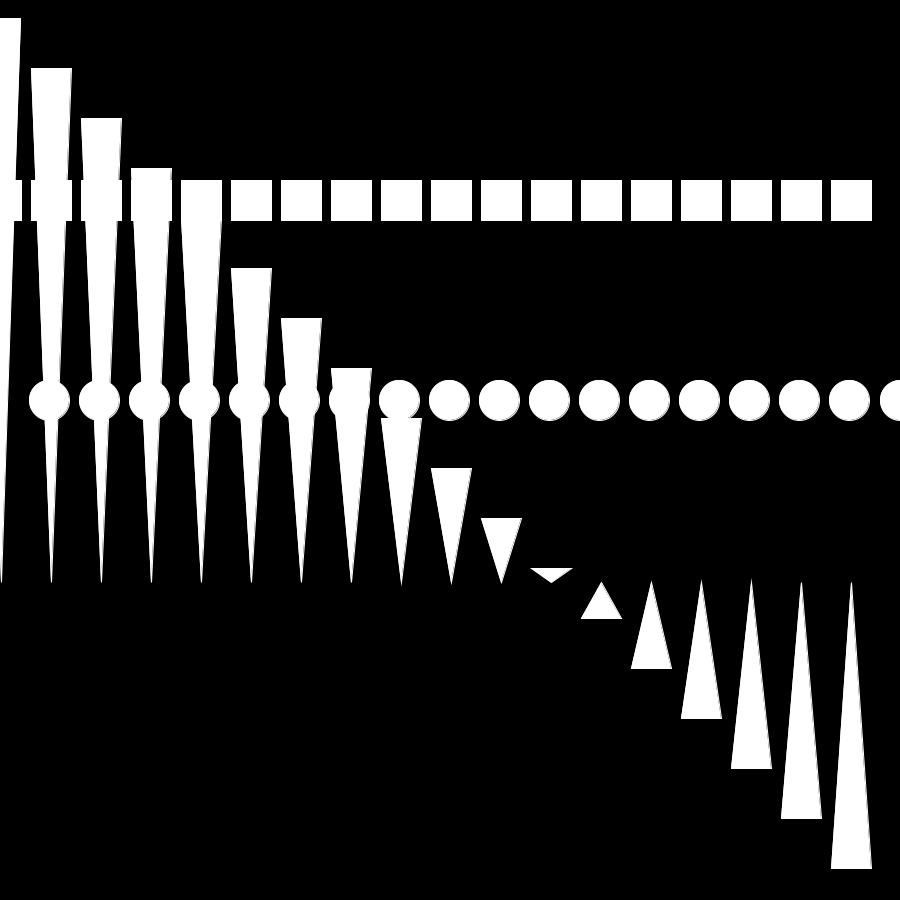
Frame 1 (no input)
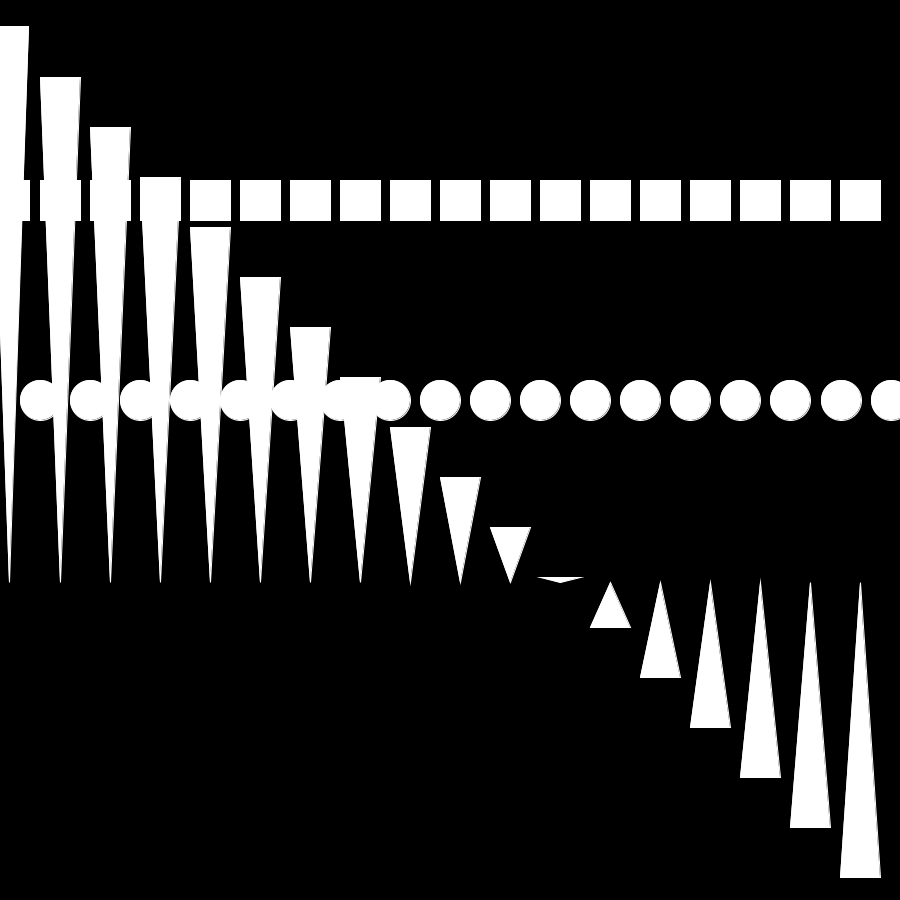
Frame 60 (the mouse pressed at the canvas centre just before this capture)
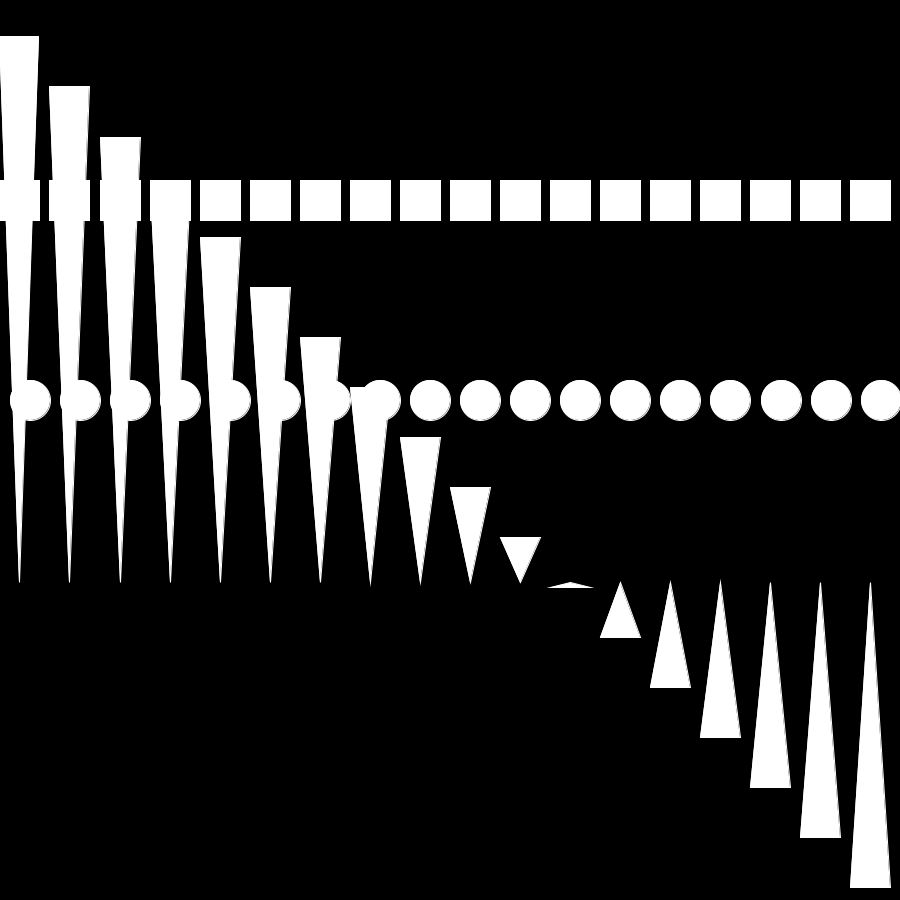
Frame 120 (the mouse held since frame 60 and released just before this capture)

The Processing sketch that drew these frames (run headless with seeded random() and noise(); from frame 60 on, the mouse is pressed at the canvas centre):

// Processing sketch: sketch_200826a
// ── sketch_200826a.pde


void setup() {
  background(0);
  size(900, 900);
  n=int(width/inc);
  stroke(255);
  squares=new Square[n];
  circles=new Circle[n];
  triangles=new Triangle[n];
  for (int i = 0; i<n; i++) {
    Square s = new Square(new PVector(i*inc, 200), l);
    squares[i]=s;
    squares[i].show();

    Circle c = new Circle(new PVector(i*inc, 400), l);
    circles[i] = c;
    circles[i].show();

    Triangle t = new Triangle(new PVector(i*inc, 600), l);
    triangles[i]=t;
    triangles[i].show();
  }

}

Square[] squares;
Triangle[] triangles;
Circle[] circles;
float l = 40;
float inc = 50;
int n;
void draw() {
  background(0);
  for(int i = 0;i<n;i++){
   squares[i].c.x++;
   squares[i].edges();
   squares[i].show();
   
   circles[i].c.x--;
   circles[i].edges();
   circles[i].show();
   
   triangles[i].c.x++;
   triangles[i].recalculate();
   triangles[i].edges();
   triangles[i].show();
  }

}

class Square {
  PVector c;
  float l;
  Square(PVector center, float sideLength) {
    c=center;
    l=sideLength;
  }
  void show() {
    float tlx = c.x - l/2;
    float tly = c.y - l/2;
    rect(tlx, tly, l, l);
  }

  void edges() {
    if (c.x > width) {
      c.x = 0;
    } else if (c.x < 0) {
      c.x = width;
    }
    if (c.y > height) {
      c.y = 0;
    } else if (c.y < 0) {
      c.y = height;
    }
  }
}

class Circle {
  PVector c;
  float r;
  Circle(PVector center, float radius) {
    c=center;
    r=radius;
  }
  void show() {
    circle(c.x, c.y, r);
  }
  void edges() {
    if (c.x > width) {
      c.x = 0;
    } else if (c.x < 0) {
      c.x = width;
    }
    if (c.y > height) {
      c.y = 0;
    } else if (c.y < 0) {
      c.y = height;
    }
  }
}
class Triangle {
  PVector c, bl, top, br;
  float l;
  Triangle(PVector center, float sideLength) {
    c=center;
    l=sideLength;
    float midLine = sin(radians(60)) * sideLength;
    float halfBottomLine = sqrt(sideLength*sideLength - midLine*midLine);
    float blx = center.x - halfBottomLine;
    float bly = center.x + midLine/2;
    bl = new PVector(blx, bly);
    float brx = center.x + halfBottomLine;
    float bry = center.x + midLine/2;
    br = new PVector(brx, bry);
    top = new PVector(center.x, center.y - midLine/2);
  }
  void recalculate() {
    float midLine = sin(radians(60)) * l;
    float halfBottomLine = sqrt(l*l - midLine*midLine);
    float blx = c.x - halfBottomLine;
    float bly = c.x + midLine/2;
    bl = new PVector(blx, bly);
    float brx = c.x + halfBottomLine;
    float bry = c.x + midLine/2;
    br = new PVector(brx, bry);
    top = new PVector(c.x, c.y - midLine/2);
  }
  void show() {  
    println (bl, top, br);
    triangle(bl.x, bl.y, top.x, top.y, br.x, br.y);
  }
  void edges() {
    if (c.x > width) {
      c.x = 0;
    } else if (c.x < 0) {
      c.x = width;
    }
    if (c.y > height) {
      c.y = 0;
    } else if (c.y < 0) {
      c.y = height;
    }
  }
}
